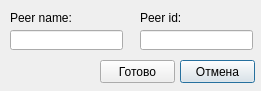
<?xml version="1.0" encoding="UTF-8"?>
<ui version="4.0">
 <class>InputPeer</class>
 <widget class="QDialog" name="InputPeer">
  <property name="geometry">
   <rect>
    <x>0</x>
    <y>0</y>
    <width>261</width>
    <height>91</height>
   </rect>
  </property>
  <property name="windowTitle">
   <string>Input peer data</string>
  </property>
  <property name="windowIcon">
   <iconset resource="res.qrc">
    <normaloff>:/icons/icons/main.png</normaloff>:/icons/icons/main.png</iconset>
  </property>
  <widget class="QPushButton" name="cancel_btn">
   <property name="geometry">
    <rect>
     <x>180</x>
     <y>60</y>
     <width>75</width>
     <height>23</height>
    </rect>
   </property>
   <property name="text">
    <string>Отмена</string>
   </property>
  </widget>
  <widget class="QPushButton" name="ok_btn">
   <property name="geometry">
    <rect>
     <x>100</x>
     <y>60</y>
     <width>75</width>
     <height>23</height>
    </rect>
   </property>
   <property name="text">
    <string>Готово</string>
   </property>
  </widget>
  <widget class="QLineEdit" name="peer_name">
   <property name="geometry">
    <rect>
     <x>10</x>
     <y>30</y>
     <width>113</width>
     <height>20</height>
    </rect>
   </property>
  </widget>
  <widget class="QLineEdit" name="peer_id">
   <property name="geometry">
    <rect>
     <x>140</x>
     <y>30</y>
     <width>113</width>
     <height>20</height>
    </rect>
   </property>
  </widget>
  <widget class="QLabel" name="label">
   <property name="geometry">
    <rect>
     <x>10</x>
     <y>10</y>
     <width>61</width>
     <height>16</height>
    </rect>
   </property>
   <property name="text">
    <string>Peer name:</string>
   </property>
  </widget>
  <widget class="QLabel" name="label_2">
   <property name="geometry">
    <rect>
     <x>140</x>
     <y>10</y>
     <width>61</width>
     <height>16</height>
    </rect>
   </property>
   <property name="text">
    <string>Peer id:</string>
   </property>
  </widget>
 </widget>
 <resources>
  <include location="res.qrc"/>
 </resources>
 <connections/>
</ui>
